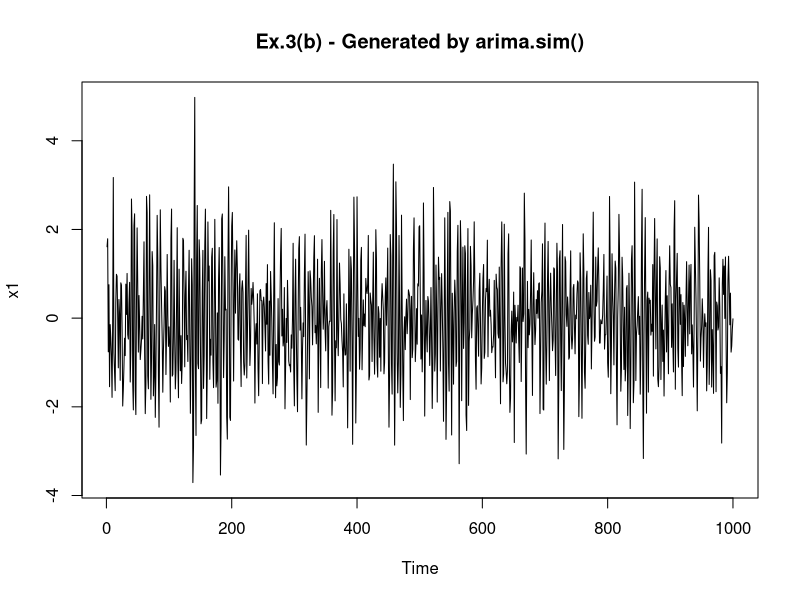
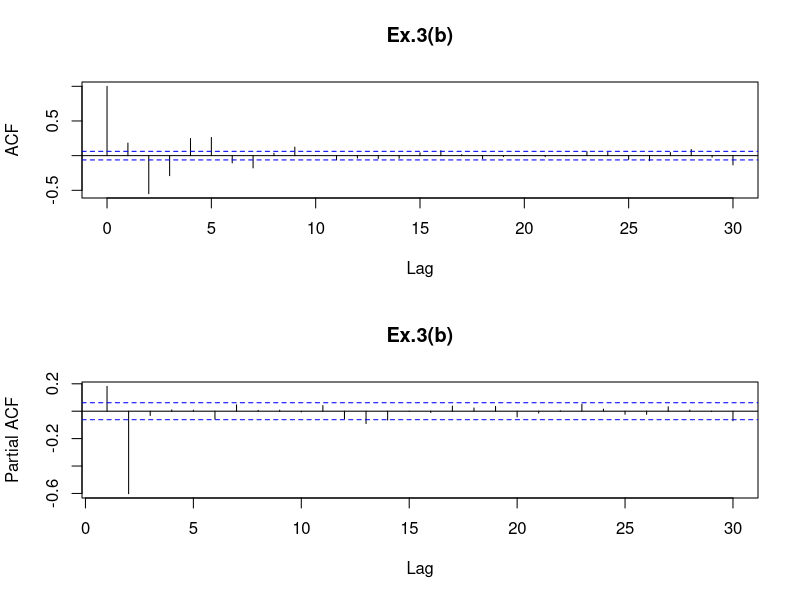
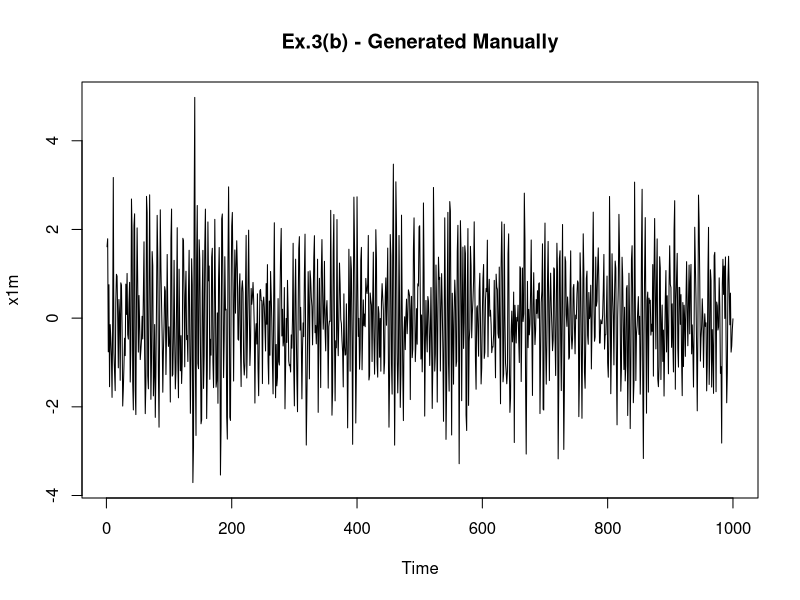
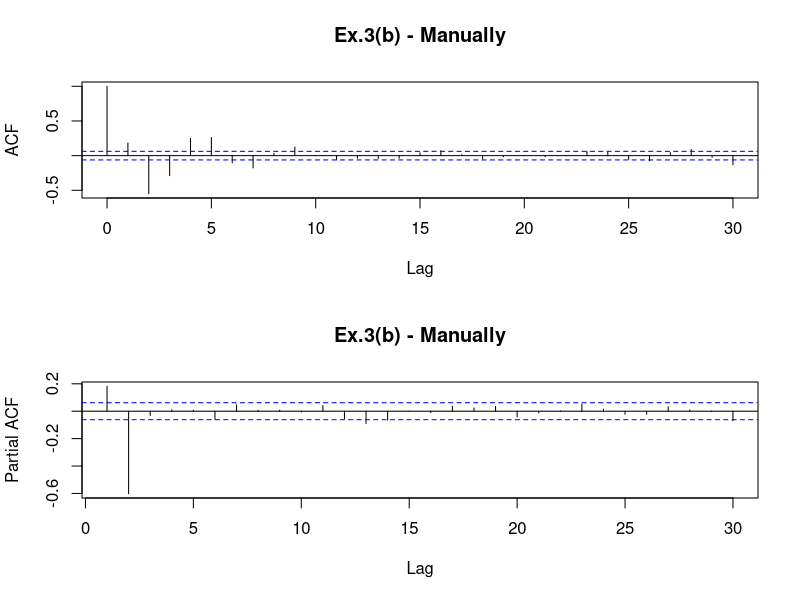
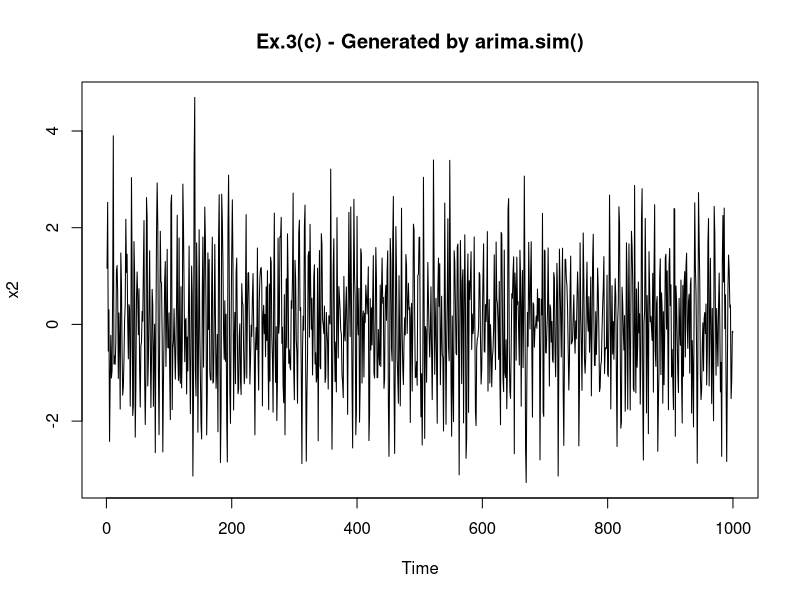
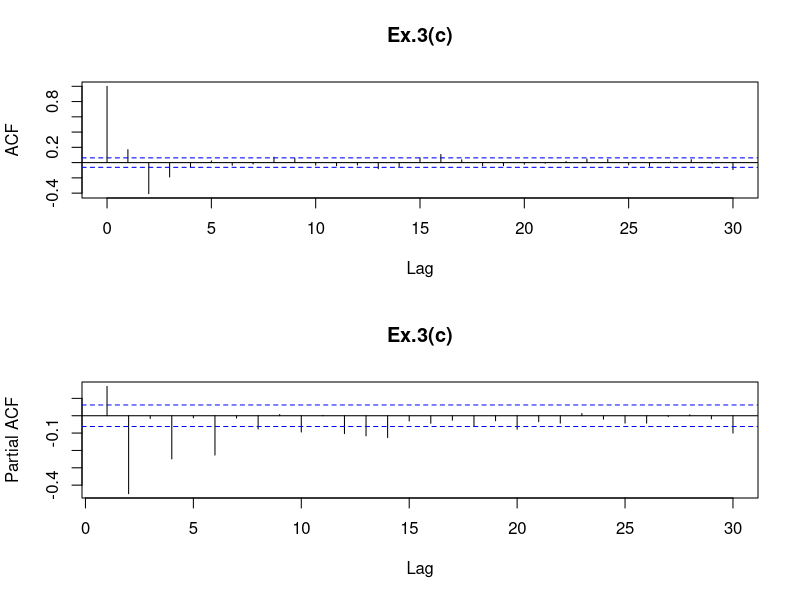
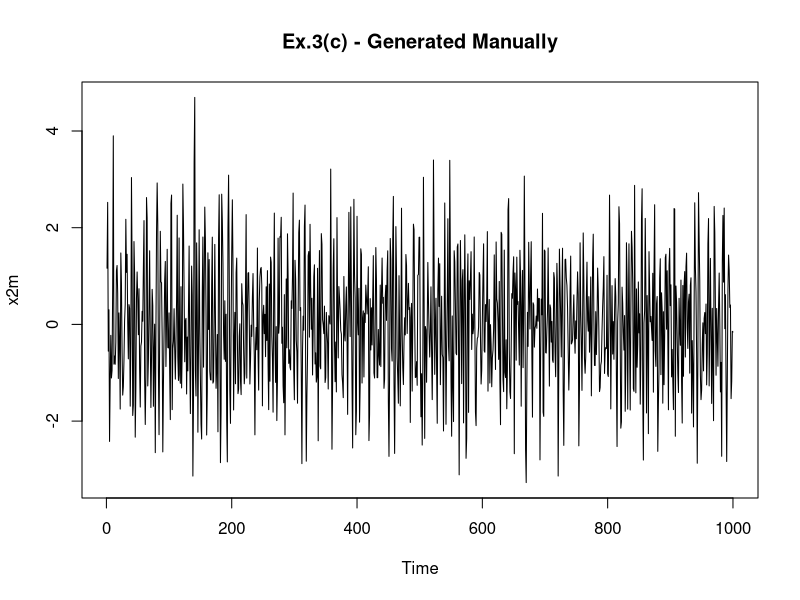
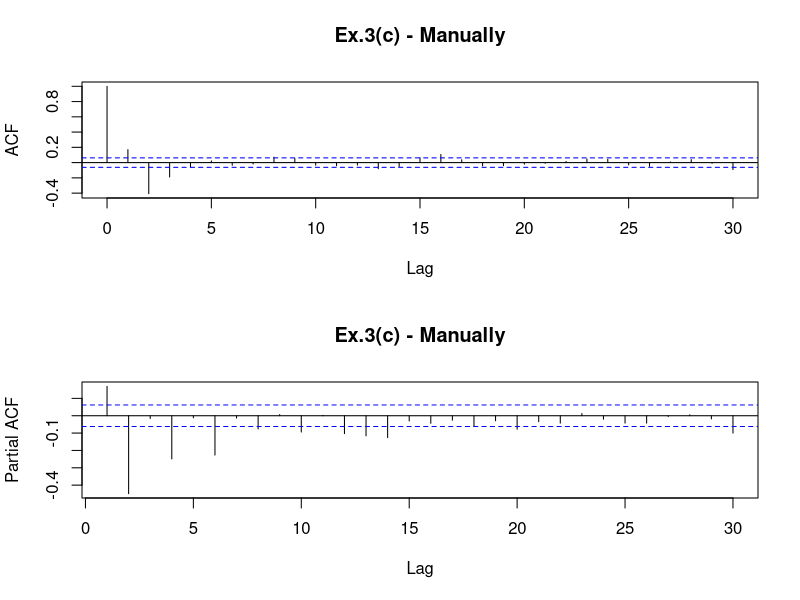

The R script that drew these images, in order:
### Ex.3 ##

# Simule numeros aleatórios seguindo o processo {at} tal que at ~N(0.1). A partir desses valores simulados,
# obtenha séries de 1000 observações correspondentes aos processos (b), (c) e (e) do exercicio 2

### Simulações de valores {at}

require(graphics)

set.seed(666)

N <- 1000

At <- rnorm(N,0,1)

### Item (b) - 

x1 <- arima.sim(n=N, list(ar=c(0.3,-0.585)), innov=At)

par(mfrow = c(1,1)) # set up the graphics

ts.plot(x1, main="Ex.3(b) - Generated by arima.sim()")

par(mfrow = c(2,1)) # set up the graphics

r.acf<-acf(x1,type="correlation",plot=T,main="Ex.3(b)") 
ar.pacf<-acf(x1,type="partial",plot=T,main="Ex.3(b)")

# ---- Simulando os passos para a construção do processo manualmente -----#

x1m <- ts(data=rep(0,N),start=1,end=N, frequency=1,delta=1)

# Setando as mesmas observações iniciais para comparação
x1m[1] <- x1[1]
x1m[2] <- x1[2]

# Construção da Série manualmente
for(i in 3:N) 
  x1m[i] <- 0.3*x1m[i-1]-0.585*x1m[i-2]+At[i]

par(mfrow = c(1,1)) # set up the graphics

ts.plot(x1m, main="Ex.3(b) - Generated Manually")

par(mfrow = c(2,1)) # set up the graphics

r.acf<-acf(x1m,type="correlation",plot=T,main="Ex.3(b) - Manually") 
ar.pacf<-acf(x1m,type="partial",plot=T,main="Ex.3(b) - Manually")

### Item (c)

x2 <- arima.sim(n=1000, list(ar=c(0.4), ma=c(-0.3,-0.8)), innov=At)

par(mfrow = c(1,1)) # set up the graphics

ts.plot(x2, main="Ex.3(c) - Generated by arima.sim()")

par(mfrow = c(2,1)) # set up the graphics

r.acf<-acf(x2,type="correlation",plot=T,main="Ex.3(c)") 
ar.pacf<-acf(x2,type="partial",plot=T,main="Ex.3(c)")

# ---- Simulando os passos para a construção do processo manualmente -----#

x2m <- ts(data=rep(0,N),start=1,end=N, frequency=1,delta=1)

# Setando as mesmas observações iniciais para comparação
x2m[1] <- x2[1]
x2m[2] <- x2[2]

# Construção da Série manualmente
for(i in 3:N) 
  x2m[i] <- 0.4*x2m[i-1]-0.3*At[i-1]-0.8*At[i-2]+At[i]

par(mfrow = c(1,1)) # set up the graphics

ts.plot(x2m, main="Ex.3(c) - Generated Manually")

par(mfrow = c(2,1)) # set up the graphics

r.acf<-acf(x2m,type="correlation",plot=T,main="Ex.3(c) - Manually") 
ar.pacf<-acf(x2m,type="partial",plot=T,main="Ex.3(c) - Manually")

### Item (e)

x3 <- arima.sim(n=1000, list(ma=c(-1.8,0.72)), innov=At)

par(mfrow = c(1,1)) # set up the graphics

ts.plot(x3, main="Ex.3(e) - Generated by arima.sim()")

par(mfrow = c(2,1)) # set up the graphics
r.acf<-acf(x3,type="correlation",plot=T,main="Ex.3(e)") 
ar.pacf<-acf(x3,type="partial",plot=T,main="Ex.3(e)")

# ---- Simulando os passos para a construção do processo manualmente -----#

x3m <- ts(data=rep(0,N),start=1,end=N, frequency=1,delta=1)

# Setando as mesmas observações iniciais para comparação
x3m[1] <- x3[1]
x3m[2] <- x3[2]

# Construção da Série manualmente
for(i in 3:N) 
  x3m[i] <- -1.8*At[i-1]+0.72*At[i-2]+At[i]

par(mfrow = c(1,1)) # set up the graphics

ts.plot(x3m, main="Ex.3(e) - Generated Manually")

par(mfrow = c(2,1)) # set up the graphics

r.acf<-acf(x3m,type="correlation",plot=T,main="Ex.3(e) - Manually") 
ar.pacf<-acf(x3m,type="partial",plot=T,main="Ex.3(e) - Manually")

par(mfrow = c(1,1)) # Reset